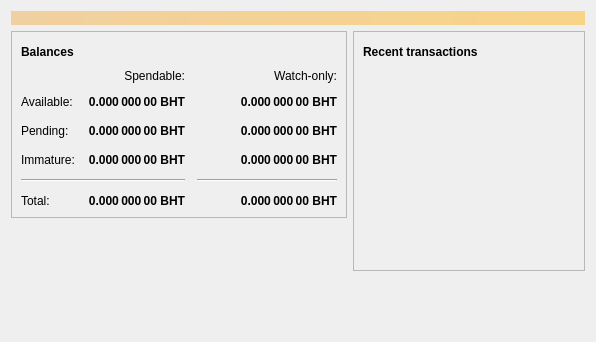
<?xml version="1.0" encoding="UTF-8"?>
<ui version="4.0">
 <class>OverviewPage</class>
 <widget class="QWidget" name="OverviewPage">
  <property name="geometry">
   <rect>
    <x>0</x>
    <y>0</y>
    <width>596</width>
    <height>342</height>
   </rect>
  </property>
  <property name="windowTitle">
   <string>Form</string>
  </property>
  <layout class="QVBoxLayout" name="topLayout">
   <item>
    <widget class="QLabel" name="labelAlerts">
     <property name="visible">
      <bool>false</bool>
     </property>
     <property name="styleSheet">
      <string notr="true">QLabel { background-color: qlineargradient(x1: 0, y1: 0, x2: 1, y2: 0, stop:0 #F0D0A0, stop:1 #F8D488); color:#000000; }</string>
     </property>
     <property name="wordWrap">
      <bool>true</bool>
     </property>
     <property name="margin">
      <number>3</number>
     </property>
     <property name="textInteractionFlags">
      <set>Qt::TextSelectableByMouse</set>
     </property>
    </widget>
   </item>
   <item>
    <layout class="QHBoxLayout" name="horizontalLayout" stretch="1,1">
     <item>
      <layout class="QVBoxLayout" name="verticalLayout_2">
       <item>
        <widget class="QFrame" name="frame">
         <property name="frameShape">
          <enum>QFrame::StyledPanel</enum>
         </property>
         <property name="frameShadow">
          <enum>QFrame::Raised</enum>
         </property>
         <layout class="QVBoxLayout" name="verticalLayout_4">
          <item>
           <layout class="QHBoxLayout" name="horizontalLayout_4">
            <item>
             <widget class="QLabel" name="label_5">
              <property name="font">
               <font>
                <weight>75</weight>
                <bold>true</bold>
               </font>
              </property>
              <property name="text">
               <string>Balances</string>
              </property>
             </widget>
            </item>
            <item>
             <widget class="QPushButton" name="labelWalletStatus">
              <property name="enabled">
               <bool>true</bool>
              </property>
              <property name="maximumSize">
               <size>
                <width>30</width>
                <height>16777215</height>
               </size>
              </property>
              <property name="toolTip">
               <string>The displayed information may be out of date. Your wallet automatically synchronizes with the Bharatcoin network after a connection is established, but this process has not completed yet.</string>
              </property>
              <property name="text">
               <string/>
              </property>
              <property name="icon">
               <iconset resource="../bitcoin.qrc">
                <normaloff>:/icons/warning</normaloff>
                <disabledoff>:/icons/warning</disabledoff>:/icons/warning</iconset>
              </property>
              <property name="iconSize">
               <size>
                <width>24</width>
                <height>24</height>
               </size>
              </property>
              <property name="flat">
               <bool>true</bool>
              </property>
             </widget>
            </item>
            <item>
             <spacer name="horizontalSpacer_3">
              <property name="orientation">
               <enum>Qt::Horizontal</enum>
              </property>
              <property name="sizeHint" stdset="0">
               <size>
                <width>40</width>
                <height>20</height>
               </size>
              </property>
             </spacer>
            </item>
           </layout>
          </item>
          <item>
           <layout class="QGridLayout" name="gridLayout">
            <property name="spacing">
             <number>12</number>
            </property>
            <item row="2" column="2">
             <widget class="QLabel" name="labelWatchPending">
              <property name="font">
               <font>
                <weight>75</weight>
                <bold>true</bold>
               </font>
              </property>
              <property name="cursor">
               <cursorShape>IBeamCursor</cursorShape>
              </property>
              <property name="toolTip">
               <string>Unconfirmed transactions to watch-only addresses</string>
              </property>
              <property name="text">
               <string notr="true">0.000 000 00 BHT</string>
              </property>
              <property name="alignment">
               <set>Qt::AlignRight|Qt::AlignTrailing|Qt::AlignVCenter</set>
              </property>
              <property name="textInteractionFlags">
               <set>Qt::LinksAccessibleByMouse|Qt::TextSelectableByKeyboard|Qt::TextSelectableByMouse</set>
              </property>
             </widget>
            </item>
            <item row="2" column="1">
             <widget class="QLabel" name="labelUnconfirmed">
              <property name="font">
               <font>
                <weight>75</weight>
                <bold>true</bold>
               </font>
              </property>
              <property name="cursor">
               <cursorShape>IBeamCursor</cursorShape>
              </property>
              <property name="toolTip">
               <string>Total of transactions that have yet to be confirmed, and do not yet count toward the spendable balance</string>
              </property>
              <property name="text">
               <string notr="true">0.000 000 00 BHT</string>
              </property>
              <property name="alignment">
               <set>Qt::AlignRight|Qt::AlignTrailing|Qt::AlignVCenter</set>
              </property>
              <property name="textInteractionFlags">
               <set>Qt::LinksAccessibleByMouse|Qt::TextSelectableByKeyboard|Qt::TextSelectableByMouse</set>
              </property>
             </widget>
            </item>
            <item row="3" column="2">
             <widget class="QLabel" name="labelWatchImmature">
              <property name="font">
               <font>
                <weight>75</weight>
                <bold>true</bold>
               </font>
              </property>
              <property name="cursor">
               <cursorShape>IBeamCursor</cursorShape>
              </property>
              <property name="toolTip">
               <string>Mined balance in watch-only addresses that has not yet matured</string>
              </property>
              <property name="text">
               <string notr="true">0.000 000 00 BHT</string>
              </property>
              <property name="alignment">
               <set>Qt::AlignRight|Qt::AlignTrailing|Qt::AlignVCenter</set>
              </property>
              <property name="textInteractionFlags">
               <set>Qt::LinksAccessibleByMouse|Qt::TextSelectableByKeyboard|Qt::TextSelectableByMouse</set>
              </property>
             </widget>
            </item>
            <item row="4" column="0" colspan="2">
             <widget class="Line" name="line">
              <property name="orientation">
               <enum>Qt::Horizontal</enum>
              </property>
             </widget>
            </item>
            <item row="4" column="2">
             <widget class="Line" name="lineWatchBalance">
              <property name="sizePolicy">
               <sizepolicy hsizetype="Preferred" vsizetype="Fixed">
                <horstretch>0</horstretch>
                <verstretch>0</verstretch>
               </sizepolicy>
              </property>
              <property name="minimumSize">
               <size>
                <width>140</width>
                <height>0</height>
               </size>
              </property>
              <property name="orientation">
               <enum>Qt::Horizontal</enum>
              </property>
             </widget>
            </item>
            <item row="5" column="0">
             <widget class="QLabel" name="labelTotalText">
              <property name="text">
               <string>Total:</string>
              </property>
             </widget>
            </item>
            <item row="3" column="1">
             <widget class="QLabel" name="labelImmature">
              <property name="font">
               <font>
                <weight>75</weight>
                <bold>true</bold>
               </font>
              </property>
              <property name="cursor">
               <cursorShape>IBeamCursor</cursorShape>
              </property>
              <property name="toolTip">
               <string>Mined balance that has not yet matured</string>
              </property>
              <property name="text">
               <string notr="true">0.000 000 00 BHT</string>
              </property>
              <property name="alignment">
               <set>Qt::AlignRight|Qt::AlignTrailing|Qt::AlignVCenter</set>
              </property>
              <property name="textInteractionFlags">
               <set>Qt::LinksAccessibleByMouse|Qt::TextSelectableByKeyboard|Qt::TextSelectableByMouse</set>
              </property>
             </widget>
            </item>
            <item row="2" column="3">
             <spacer name="horizontalSpacer_2">
              <property name="orientation">
               <enum>Qt::Horizontal</enum>
              </property>
              <property name="sizeHint" stdset="0">
               <size>
                <width>40</width>
                <height>20</height>
               </size>
              </property>
             </spacer>
            </item>
            <item row="3" column="0">
             <widget class="QLabel" name="labelImmatureText">
              <property name="text">
               <string>Immature:</string>
              </property>
             </widget>
            </item>
            <item row="5" column="1">
             <widget class="QLabel" name="labelTotal">
              <property name="font">
               <font>
                <weight>75</weight>
                <bold>true</bold>
               </font>
              </property>
              <property name="cursor">
               <cursorShape>IBeamCursor</cursorShape>
              </property>
              <property name="toolTip">
               <string>Your current total balance</string>
              </property>
              <property name="text">
               <string notr="true">0.000 000 00 BHT</string>
              </property>
              <property name="alignment">
               <set>Qt::AlignRight|Qt::AlignTrailing|Qt::AlignVCenter</set>
              </property>
              <property name="textInteractionFlags">
               <set>Qt::LinksAccessibleByMouse|Qt::TextSelectableByKeyboard|Qt::TextSelectableByMouse</set>
              </property>
             </widget>
            </item>
            <item row="5" column="2">
             <widget class="QLabel" name="labelWatchTotal">
              <property name="font">
               <font>
                <weight>75</weight>
                <bold>true</bold>
               </font>
              </property>
              <property name="cursor">
               <cursorShape>IBeamCursor</cursorShape>
              </property>
              <property name="toolTip">
               <string>Current total balance in watch-only addresses</string>
              </property>
              <property name="text">
               <string notr="true">0.000 000 00 BHT</string>
              </property>
              <property name="alignment">
               <set>Qt::AlignRight|Qt::AlignTrailing|Qt::AlignVCenter</set>
              </property>
              <property name="textInteractionFlags">
               <set>Qt::LinksAccessibleByMouse|Qt::TextSelectableByKeyboard|Qt::TextSelectableByMouse</set>
              </property>
             </widget>
            </item>
            <item row="0" column="2">
             <widget class="QLabel" name="labelWatchonly">
              <property name="text">
               <string>Watch-only:</string>
              </property>
              <property name="alignment">
               <set>Qt::AlignRight|Qt::AlignTrailing|Qt::AlignVCenter</set>
              </property>
             </widget>
            </item>
            <item row="1" column="0">
             <widget class="QLabel" name="labelBalanceText">
              <property name="text">
               <string>Available:</string>
              </property>
             </widget>
            </item>
            <item row="1" column="1">
             <widget class="QLabel" name="labelBalance">
              <property name="font">
               <font>
                <weight>75</weight>
                <bold>true</bold>
               </font>
              </property>
              <property name="cursor">
               <cursorShape>IBeamCursor</cursorShape>
              </property>
              <property name="toolTip">
               <string>Your current spendable balance</string>
              </property>
              <property name="text">
               <string notr="true">0.000 000 00 BHT</string>
              </property>
              <property name="alignment">
               <set>Qt::AlignRight|Qt::AlignTrailing|Qt::AlignVCenter</set>
              </property>
              <property name="textInteractionFlags">
               <set>Qt::LinksAccessibleByMouse|Qt::TextSelectableByKeyboard|Qt::TextSelectableByMouse</set>
              </property>
             </widget>
            </item>
            <item row="1" column="2">
             <widget class="QLabel" name="labelWatchAvailable">
              <property name="font">
               <font>
                <weight>75</weight>
                <bold>true</bold>
               </font>
              </property>
              <property name="cursor">
               <cursorShape>IBeamCursor</cursorShape>
              </property>
              <property name="toolTip">
               <string>Your current balance in watch-only addresses</string>
              </property>
              <property name="text">
               <string notr="true">0.000 000 00 BHT</string>
              </property>
              <property name="alignment">
               <set>Qt::AlignRight|Qt::AlignTrailing|Qt::AlignVCenter</set>
              </property>
              <property name="textInteractionFlags">
               <set>Qt::LinksAccessibleByMouse|Qt::TextSelectableByKeyboard|Qt::TextSelectableByMouse</set>
              </property>
             </widget>
            </item>
            <item row="2" column="0">
             <widget class="QLabel" name="labelPendingText">
              <property name="text">
               <string>Pending:</string>
              </property>
             </widget>
            </item>
            <item row="0" column="1">
             <widget class="QLabel" name="labelSpendable">
              <property name="text">
               <string>Spendable:</string>
              </property>
              <property name="alignment">
               <set>Qt::AlignRight|Qt::AlignTrailing|Qt::AlignVCenter</set>
              </property>
             </widget>
            </item>
           </layout>
          </item>
         </layout>
        </widget>
       </item>
       <item>
        <spacer name="verticalSpacer">
         <property name="orientation">
          <enum>Qt::Vertical</enum>
         </property>
         <property name="sizeHint" stdset="0">
          <size>
           <width>20</width>
           <height>40</height>
          </size>
         </property>
        </spacer>
       </item>
      </layout>
     </item>
     <item>
      <layout class="QVBoxLayout" name="verticalLayout_3">
       <item>
        <widget class="QFrame" name="frame_2">
         <property name="frameShape">
          <enum>QFrame::StyledPanel</enum>
         </property>
         <property name="frameShadow">
          <enum>QFrame::Raised</enum>
         </property>
         <layout class="QVBoxLayout" name="verticalLayout">
          <item>
           <layout class="QHBoxLayout" name="horizontalLayout_2">
            <item>
             <widget class="QLabel" name="label_4">
              <property name="font">
               <font>
                <weight>75</weight>
                <bold>true</bold>
               </font>
              </property>
              <property name="text">
               <string>Recent transactions</string>
              </property>
             </widget>
            </item>
            <item>
             <widget class="QPushButton" name="labelTransactionsStatus">
              <property name="enabled">
               <bool>true</bool>
              </property>
              <property name="maximumSize">
               <size>
                <width>30</width>
                <height>16777215</height>
               </size>
              </property>
              <property name="toolTip">
               <string>The displayed information may be out of date. Your wallet automatically synchronizes with the Bharatcoin network after a connection is established, but this process has not completed yet.</string>
              </property>
              <property name="text">
               <string/>
              </property>
              <property name="icon">
               <iconset resource="../bitcoin.qrc">
                <normaloff>:/icons/warning</normaloff>
                <disabledoff>:/icons/warning</disabledoff>:/icons/warning</iconset>
              </property>
              <property name="iconSize">
               <size>
                <width>24</width>
                <height>24</height>
               </size>
              </property>
              <property name="flat">
               <bool>true</bool>
              </property>
             </widget>
            </item>
            <item>
             <spacer name="horizontalSpacer">
              <property name="orientation">
               <enum>Qt::Horizontal</enum>
              </property>
              <property name="sizeHint" stdset="0">
               <size>
                <width>40</width>
                <height>20</height>
               </size>
              </property>
             </spacer>
            </item>
           </layout>
          </item>
          <item>
           <widget class="QListView" name="listTransactions">
            <property name="styleSheet">
             <string notr="true">QListView { background: transparent; }</string>
            </property>
            <property name="frameShape">
             <enum>QFrame::NoFrame</enum>
            </property>
            <property name="verticalScrollBarPolicy">
             <enum>Qt::ScrollBarAlwaysOff</enum>
            </property>
            <property name="horizontalScrollBarPolicy">
             <enum>Qt::ScrollBarAlwaysOff</enum>
            </property>
            <property name="selectionMode">
             <enum>QAbstractItemView::NoSelection</enum>
            </property>
           </widget>
          </item>
         </layout>
        </widget>
       </item>
       <item>
        <spacer name="verticalSpacer_2">
         <property name="orientation">
          <enum>Qt::Vertical</enum>
         </property>
         <property name="sizeHint" stdset="0">
          <size>
           <width>20</width>
           <height>40</height>
          </size>
         </property>
        </spacer>
       </item>
      </layout>
     </item>
    </layout>
   </item>
  </layout>
 </widget>
 <resources/>
 <connections/>
</ui>
